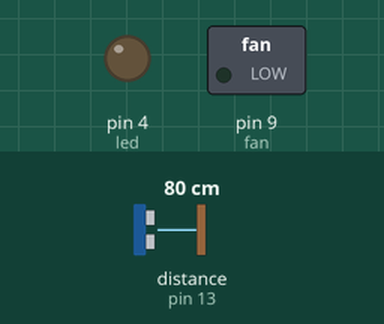
Simulated run of this sketch. Board: Arduino Uno, built with avr-gcc and run on an emulated ATmega328P. Shown: switched loads named in the sketch (green lamp = pin HIGH), output pins drawn as LEDs (lit = HIGH). The inputs (shaded band) are chosen by the test bench; at power-on: distance to the obstacle (sensor on pin 13) 80 cm. The echo pulse lasts 58.3 µs per cm; what the sketch prints to the serial monitor is not drawn.

Above: at 1.2 s.
1.3 s: distance to the obstacle (sensor on pin 13) set to 52 cm
4.3 s: distance to the obstacle (sensor on pin 13) set to 46 cm
5.9 s: distance to the obstacle (sensor on pin 13) set to 96 cm
8.9 s: distance to the obstacle (sensor on pin 13) set to 103 cm
At 10.2 s:
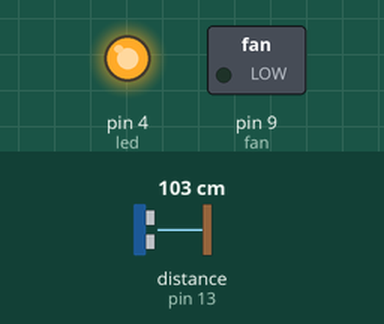
At 11.0 s:
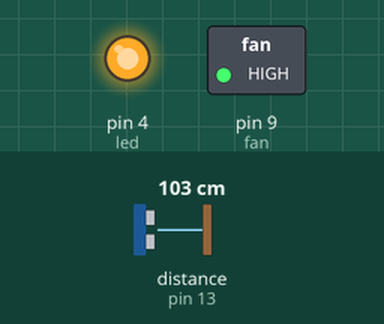
Timing chart, 0 to 15.2 s (numbered marks = the images above; inputs shaded):
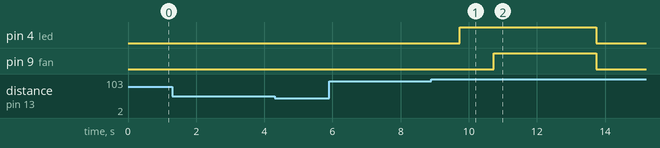

The sketch:

SVRC2017.ino
```cpp
// (licence header left out)
#include <Ultrasonic.h>
#define led 4
#define TSW 10
#define PSW 8
#define fan 9
#define echo 13
#define trig 12
Ultrasonic ultrasonic1(trig, echo);  // An ultrasonic sensor HC-04

int dist = 0, start_cnt = 0, start_flg = 0, leave_cnt = 0, leave_flg = 0;

void setup() {
  pinMode(TSW,INPUT);//toggle
  pinMode(PSW,INPUT_PULLUP);//psw
  pinMode(led,OUTPUT);//led
  //9,fan analog
  Serial.begin(9600);//for debug
  reset();
}

void smell(){
  Serial.println("1秒後に動作開始");
  digitalWrite(led, HIGH);
  delay(1000);
  analogWrite(fan,255);
  delay(3000);
  analogWrite(fan,0);
  digitalWrite(led, LOW);
}

void reset(){
  Serial.println("リセット");
  leave_flg=0;
  leave_cnt=0;
  start_cnt=0;
  start_flg=0;
  Serial.println("手があるか判定開始");
}

void loop() {
  dist = ultrasonic1.distanceRead();
  Serial.print("Sensor 01: ");
  Serial.print(dist); // Prints the distance on the default unit (centimeters)
  Serial.println("cm");
  if(TSW){
    if( dist < 50 ){
      start_cnt++;
    }
    if( start_cnt > 5 ){
      start_flg = 1;
      Serial.println("手がある");
      Serial.println("手がなくなるか判定開始");
    }
    if( start_flg ){
      if(dist > 100){
        leave_cnt++;
      }
      if(leave_cnt > 10){
        leave_flg = 1;
        Serial.println("なくなった");
      }
      if( leave_flg ){
        smell();
        reset();
      }
    }
  }

  if(!PSW){
    smell();
    reset();
  }

}
```

Measured:
- the behaviour switches between 100 and 101 cm on distance to the obstacle (sensor on pin 13) (found by bisection; images 0 and 1)
- after the input at 1.3 s, every drawn part: stays the same
- after the input at 4.3 s, every drawn part: stays the same
- after the input at 5.9 s, every drawn part: stays the same
- after the input at 8.9 s, pin 4 (led): LOW → HIGH after 0.84 s, → LOW 4.0 s later; pin 9 (fan): LOW → HIGH after 1.8 s, → LOW 3.0 s later
